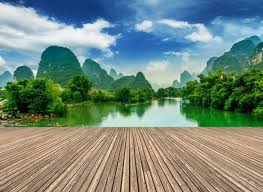
#> input picture images/1.jpeg, 263 x 192 px
$ python convolutions.py --image images/1.jpeg
#> lines starting #> are read from the running program, lines starting #| are printed output that depends on the picture; after the words box and inside, x2 and y2 are one past the last pixel; in counts of white or black regions, pixels touching at a corner belong together
# import the necessary packages
import argparse
from math import ceil

import cv2
import numpy as np
from skimage.exposure import rescale_intensity

# 180 degree divided by 20 lines equal 9 degree between line
# So, approximation will be 4,5 degree from line to both sides.
# Which mean 4,5/180 = 2,5%. Or 6,25 out of 250.
treashold = 0.975


def invertImage(convoleOutputSum):
    inverseGrayImage = np.uint8(255) - convoleOutputSum
    cv2.imshow('Inversed image', inverseGrayImage)
    cv2.waitKey(0)
    cv2.destroyAllWindows()


def convolve(image, kernel):
    # grab the spatial dimensions of the image, along with
    # the spatial dimensions of the kernel
    print(image.shape[:2])
    (iH, iW) = image.shape[:2]
    (kH, kW) = kernel.shape[:2]

    # allocate memory for the output image, taking care to
    # "pad" the borders of the input image so the spatial
    # size (i.e., width and height) are not reduced
    padW = (kW - 1) // 2
    padH = (kH - 1) // 2

    image = cv2.copyMakeBorder(image, padH, padH, padW, padW,
                               cv2.BORDER_REPLICATE)
    output = np.zeros((iH + kH, iW + kW), dtype="float32")

    # loop over the input image, "sliding" the kernel across
    # each (x, y)-coordinate from left-to-right and top to
    # bottom
    # stride - kernel dimensions
    for y in np.arange(padH, iH + padH, kH):
        for x in np.arange(padW, iW + padW, kW):
            # extract the ROI of the image by extracting the
            # *center* region of the current (x, y)-coordinates
            # dimensions
            roi = image[y - padH:y + padH + 1, x - padW:x + padW + 1]

            # perform the actual convolution by taking the
            # element-wise multiplicate between the ROI and
            # the kernel, then summing the matrix
            k = np.math.fabs((roi * kernel).sum())

            # store the convolved value in the output (x,y)-
            # coordinate of the output image
            for z1 in np.arange(y - padH, y + padH + 1):
                for z2 in np.arange(x - padW, x + padW + 2):
                    output[z1, z2] = k
                # output[y - padH, x - padW] = k

    # rescale the output image to be in the range [0, 255]
    output = rescale_intensity(output, in_range=(0, 255))
    output = (output * 255).astype("uint8")

    # ______________________
    # Add relu/tnh/sigmoid

    # ???????????????? cv2.threshold change???
    for i in range(len(output)):
        for j in range(len(output[0])):
            if (output[i][j] < (255 * treashold)):
                output[i][j] = 0

    # return the output image
    return output


# construct the argument parse and parse the arguments
ap = argparse.ArgumentParser()
ap.add_argument("-i", "--image", required=True,
                help="path to the input image")
args = vars(ap.parse_args())

# construct average blurring kernels used to smooth an image
smallBlur = np.ones((7, 7), dtype="float") * (1.0 / (7 * 7))
largeBlur = np.ones((21, 21), dtype="float") * (1.0 / (21 * 21))

# construct a sharpening filter
sharpen = np.array((
    [0, -1, 0],
    [-1, 5, -1],
    [0, -1, 0]), dtype="int")

# construct the Laplacian kernel used to detect edge-like
# regions of an image
laplacian = np.array((
    [0, 1, 0],
    [1, -4, 1],
    [0, 1, 0]), dtype="int")

# construct the Sobel x-axis kernel
sobelX = np.array((
    [-1, 0, 1],
    [-2, 0, 2],
    [-1, 0, 1]), dtype="int")

sobelX = np.array((
    [-1, 0, 1],
    [-1, 0, 1],
    [-1, 0, 1],
    [-1, 0, 1],
    [-1, 0, 1],
    [-1, 0, 1],
    [-1, 0, 1]), dtype="int")

# sobelX = np.array((
#     [-1, -1, 0, 1, 1],
#     [-1, -1, 0, 1, 1],
#     [-1, -1, 0, 1, 1],
#     [-1, -1, 0, 1, 1],
#     [-1, -1, 0, 1, 1],
#     [-1, -1, 0, 1, 1],
#     [-1, -1, 0, 1, 1]), dtype="int")

# construct the Sobel y-axis kernel
sobelY = np.array((
    [-1, -1, -1, -1, -1],
    [0, 0, 0, 0, 0],
    [1, 1, 1, 1, 1]), dtype="int")

sobelY = np.array((
    [-1, -1, -1, -1, -1, -1, -1],
    [0, 0, 0, 0, 0, 0, 0],
    [1, 1, 1, 1, 1, 1, 1]), dtype="int")

# sobelY = np.array((
#     [-1, -1, -1, -1, -1, -1, -1, -1, -1, -1, -1],
#     [0, 0, 0, 0, 0, 0, 0, 0, 0, 0, 0],
#     [1, 1, 1, 1, 1, 1, 1, 1, 1, 1, 1]), dtype="int")
#
#
# sobelY = np.array((
#     [-1, -1, -1, -1, -1, -1, -1, -1, -1, -1, -1, -1, -1, -1, -1],
#     [0, 0, 0, 0, 0, 0, 0, 0, 0, 0, 0, 0, 0, 0, 0],
#     [1, 1, 1, 1, 1, 1, 1, 1, 1, 1, 1, 1, 1, 1, 1]), dtype="int")

# sobelY = np.array((
#     [-1, -1, -1, -1, -1, -1, -1, -1, -1, -1, -1, -1, -1, -1, -1, -1, -1],
#     [0, 0, 0, 0, 0, 0, 0, 0, 0, 0, 0, 0, 0, 0, 0, 0, 0],
#     [1, 1, 1, 1, 1, 1, 1, 1, 1, 1, 1, 1, 1, 1, 1, 1, 1]), dtype="int")

# sobelY = np.array((
#     [-1, -1, -1, -1, -1, -1, -1],
#     [-1, -1, -1, -1, -1, -1, -1],
#     [0, 0, 0, 0, 0, 0, 0],
#     [1, 1, 1, 1, 1, 1, 1],
#     [1, 1, 1, 1, 1, 1, 1]), dtype="int")

# sobelY = np.array((
#     [-1, -1, -1, -1, -1, -1, -1],
#     [-1, -1, -1, -1, -1, -1, -1],
#     [-1, -1, -1, -1, -1, -1, -1],
#     [0, 0, 0, 0, 0, 0, 0],
#     [1, 1, 1, 1, 1, 1, 1],
#     [1, 1, 1, 1, 1, 1, 1],
#     [1, 1, 1, 1, 1, 1, 1]), dtype="int")


# construct the kernel bank, a list of kernels we're going
# to apply using both our custom `convole` function and
# OpenCV's `filter2D` function
kernelBank = (
    # ("small_blur", smallBlur),
    # ("large_blur", largeBlur),
    # ("sharpen", sharpen),
    # ("laplacian", laplacian),
    ("sobel_y", sobelY),
    ("sobel_x", sobelX)
)

# load the input image and convert it to grayscale
image = cv2.imread(args["image"])
#> image is the input picture: shape (192, 263, 3); mean B, G, R 125.4, 137.1, 117.1
gray = cv2.cvtColor(image, cv2.COLOR_BGR2GRAY)
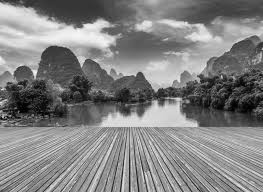
#> gray: shape (192, 263); min 0, max 249, mean 129.8

# Create picture with all filters
(iH, iW) = image.shape[:2]
#> iH = 192; iW = 263
(kH, kW) = sobelY.shape[:2]
convoleOutputSum = np.zeros((iH + max(kH, kW), iW + max(kH, kW)), dtype="float32")

# loop over the kernels
for (kernelName, kernel) in kernelBank:
    # apply the kernel to the grayscale image using both
    # our custom `convole` function and OpenCV's `filter2D`
    # function
    print("[INFO] applying {} kernel".format(kernelName))
    convoleOutput = convolve(gray, kernel)
    opencvOutput = cv2.filter2D(gray, -1, kernel)

    # Create picture with all filters
    (iH, iW) = convoleOutput.shape[:2]
    (sH, sW) = convoleOutputSum.shape[:2]
    convoleOutput = cv2.copyMakeBorder(convoleOutput, ceil((sH - iH) / 2), ceil((sH - iH) / 2), ceil((sW - iW) / 2),
                                       ceil((sW - iW) / 2), cv2.BORDER_REPLICATE)
    # convoleOutputSum = np.add(convoleOutputSum, convoleOutput)
    convoleOutputSum = np.maximum(convoleOutputSum, convoleOutput)

    # show the output images
    cv2.imshow("original", gray)
    cv2.imshow("{} - convole".format(kernelName), convoleOutput)
    # cv2.imshow("{} - opencv".format(kernelName), opencvOutput)
    cv2.waitKey(0)
    cv2.destroyAllWindows()
#> this loop made 2 passes
#> pass 1, in convolve, `image = cv2.copyMakeBorder(image, padH, padH, padW, padW, cv2.BORDER_R..`:
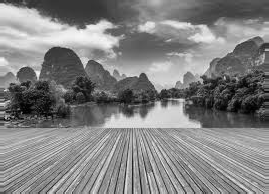
#> image: shape (194, 269); min 0, max 249, mean 129.8
#> pass 1, `opencvOutput = cv2.filter2D(gray, -1, kernel)`:
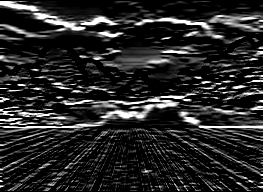
#> opencvOutput: shape (192, 263); min 0, max 255, mean 39.7
#> pass 1, `convoleOutput = cv2.copyMakeBorder(convoleOutput, ceil((sH - iH) / 2),..`:
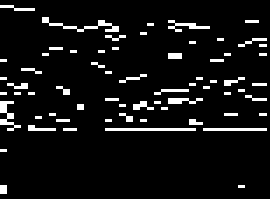
#> convoleOutput: shape (199, 270); min 0, max 255, mean 17.9
#> after the loop:
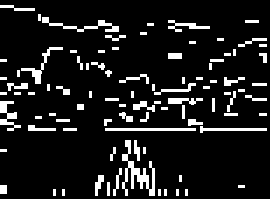
#> convoleOutputSum: shape (199, 270) float32; min 0, max 255, mean 27

# show the sum of output images
cv2.imshow("original", gray)
cv2.imshow("Convole sum", convoleOutputSum)
cv2.waitKey(0)
cv2.destroyAllWindows()

# invert sum image
invertImage(convoleOutputSum)
#> in invertImage, `inverseGrayImage = np.uint8(255) - convoleOutputSum`:
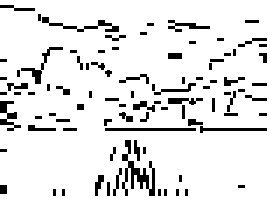
#> inverseGrayImage: shape (199, 270) float32; min 0, max 255, mean 228
#> in invertImage, `cv2.imshow('Inversed image', inverseGrayImage)`:
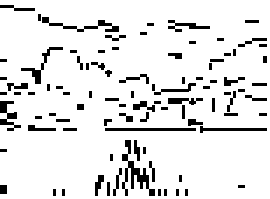
#> window 'Inversed image': shape (199, 270); 89.7% white; 91 black regions, largest, box (x1, y1, x2, y2) and area: (122, 140, 155, 196) 525, (42, 17, 119, 32) 315, (0, 101, 21, 131) 273
